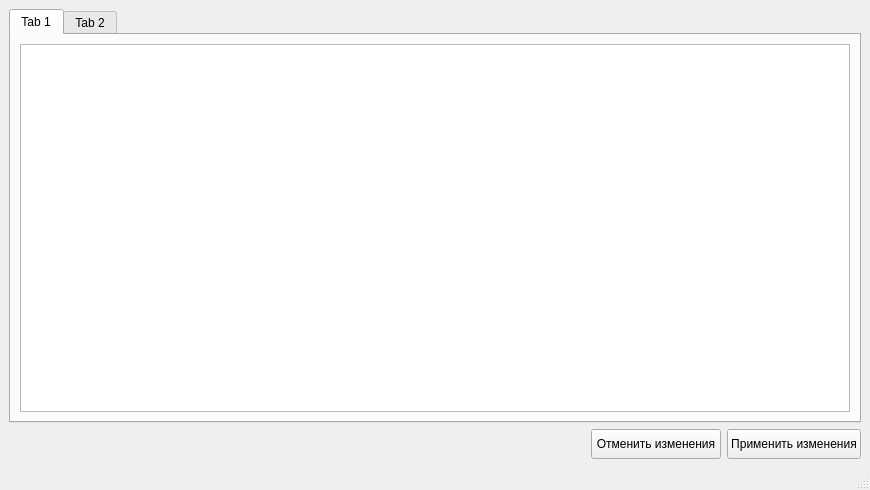
<?xml version="1.0" encoding="UTF-8"?>
<ui version="4.0">
 <class>MainWindow</class>
 <widget class="QMainWindow" name="MainWindow">
  <property name="geometry">
   <rect>
    <x>0</x>
    <y>0</y>
    <width>870</width>
    <height>490</height>
   </rect>
  </property>
  <property name="windowTitle">
   <string>MainWindow</string>
  </property>
  <widget class="QWidget" name="centralwidget">
   <layout class="QVBoxLayout" name="verticalLayout">
    <item>
     <widget class="QTabWidget" name="tabWidget">
      <property name="currentIndex">
       <number>0</number>
      </property>
      <widget class="QWidget" name="tab">
       <attribute name="title">
        <string>Tab 1</string>
       </attribute>
       <layout class="QGridLayout" name="gridLayout_2">
        <item row="0" column="0">
         <widget class="QTableWidget" name="tableWidget"/>
        </item>
       </layout>
      </widget>
      <widget class="QWidget" name="tab_2">
       <attribute name="title">
        <string>Tab 2</string>
       </attribute>
      </widget>
     </widget>
    </item>
    <item>
     <layout class="QHBoxLayout" name="horizontalLayout">
      <item>
       <spacer name="horizontalSpacer">
        <property name="orientation">
         <enum>Qt::Horizontal</enum>
        </property>
        <property name="sizeHint" stdset="0">
         <size>
          <width>40</width>
          <height>20</height>
         </size>
        </property>
       </spacer>
      </item>
      <item>
       <widget class="QPushButton" name="cancelCangesButton">
        <property name="minimumSize">
         <size>
          <width>130</width>
          <height>30</height>
         </size>
        </property>
        <property name="text">
         <string>Отменить изменения</string>
        </property>
       </widget>
      </item>
      <item>
       <widget class="QPushButton" name="applyChangesButton">
        <property name="minimumSize">
         <size>
          <width>130</width>
          <height>30</height>
         </size>
        </property>
        <property name="text">
         <string>Применить изменения</string>
        </property>
       </widget>
      </item>
     </layout>
    </item>
   </layout>
  </widget>
  <widget class="QMenuBar" name="menubar">
   <property name="geometry">
    <rect>
     <x>0</x>
     <y>0</y>
     <width>870</width>
     <height>21</height>
    </rect>
   </property>
  </widget>
  <widget class="QStatusBar" name="statusbar"/>
 </widget>
 <resources/>
 <connections/>
</ui>
